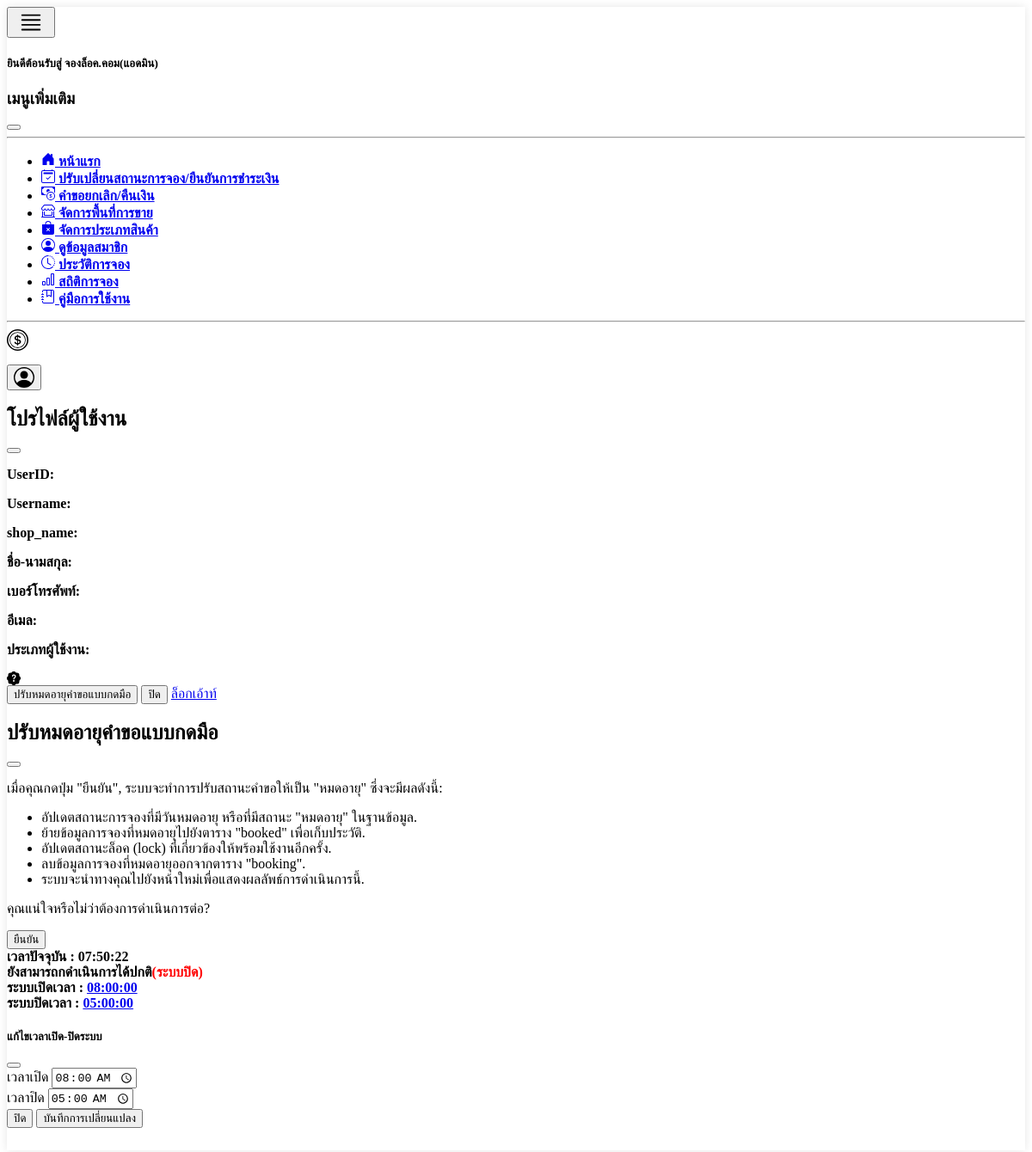
Page /admin/admin_nav.php on the earlier database version.
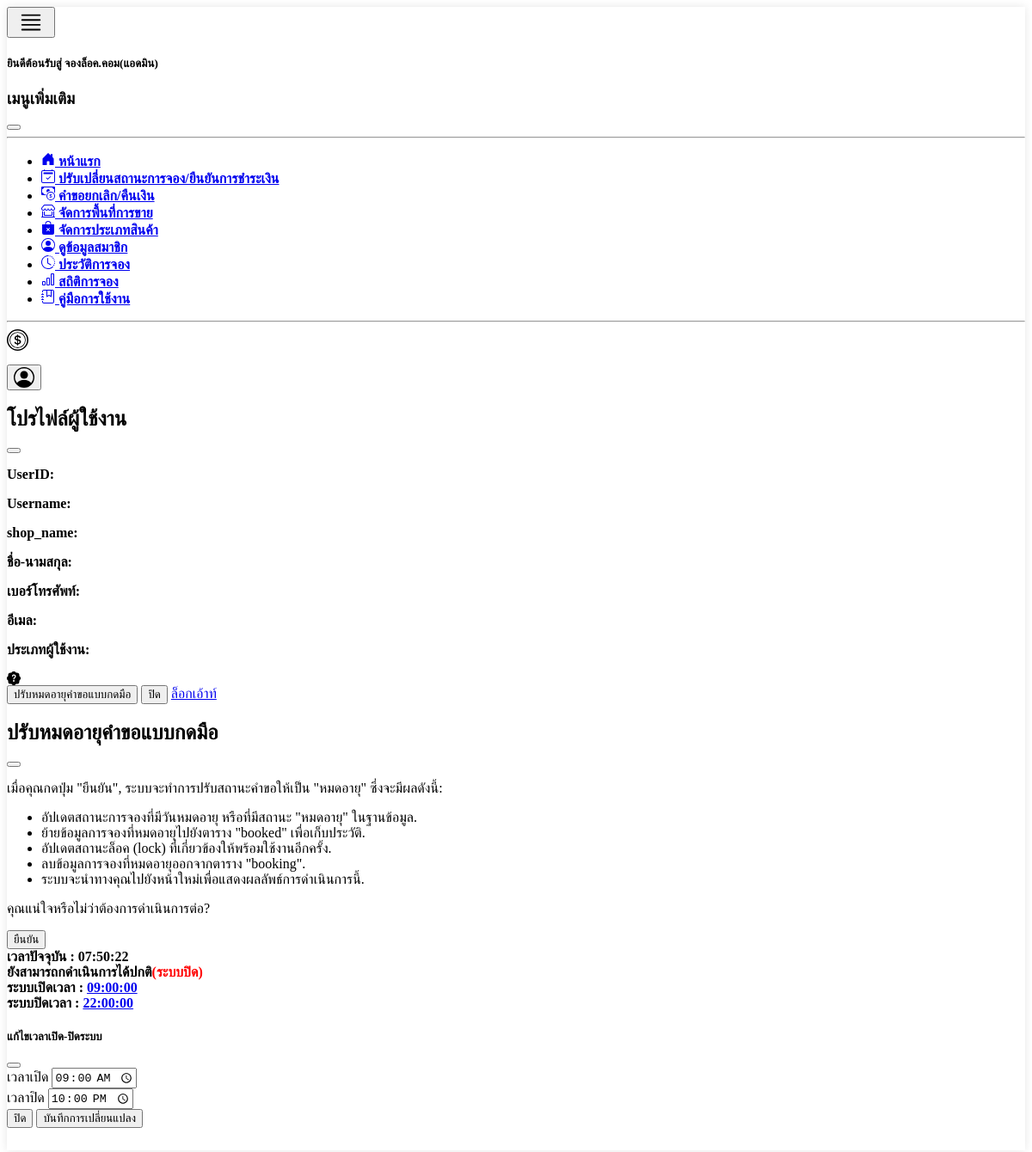
Same page on the later database version.
### tables this page shows
CREATE TABLE `operating_hours` (
  `id` int(11) NOT NULL,
  `opening_time` time NOT NULL,
  `closing_time` time NOT NULL
);

### admin/admin_nav.php (the view, shortened to what the changed rows need)
<nav class="row g-2 bgcolor">
    <div class="col-12 d-flex justify-content-between px-5 py-3">
        <div class="modal fade" id="ProfileModal" tabindex="-1" aria-labelledby="ProfileModalLabel" aria-hidden="true">
            <div class="modal-dialog">
                <div class="modal-content">
                    <div class="modal-header">
                        <h1 class="modal-title fs-5" id="ProfileModalLabel"><strong>โปรไฟล์ผู้ใช้งาน</strong></h1>
                    </div>
                </div>
            </div>
        </div>
    </div>
    <div class="modal fade" id="ManulExpiredModal" tabindex="-1" aria-labelledby="ManulExpiredModalLabel" aria-hidden="true">
        <div class="modal-dialog">
            <div class="modal-content">
                <div class="modal-header">
                    <h1 class="modal-title fs-5" id="ManulExpiredModalLabel"><strong>ปรับหมดอายุคำขอแบบกดมือ</strong></h1>
                </div>
            </div>
        </div>
    </div>
    <?php
    require("../condb.php");
    $sql_time = "SELECT opening_time, closing_time FROM operating_hours LIMIT 1";
    $result = $conn->query($sql_time);
    $row_time = $result->fetch_assoc();
    $openingTime = $row_time['opening_time'];
    $closingTime = $row_time['closing_time'];
    ?>
    <div class="col-12 d-flex justify-content-between px-5">
        <strong>
            <div id="opening_time">ระบบเปิดเวลา : <a href="#" data-bs-toggle="modal" data-bs-target="#editTimeModal"><?php echo $openingTime; ?></a></div>
            <div id="closing_time">ระบบปิดเวลา : <a href="#" data-bs-toggle="modal" data-bs-target="#editTimeModal"><?php echo $closingTime; ?></a></div>
        </strong>
    </div>
    <div class="modal fade" id="editTimeModal" tabindex="-1" aria-labelledby="editTimeModalLabel" aria-hidden="true">
        <div class="modal-dialog">
            <div class="modal-content">
                <form id="updateTimeForm">
                    <div class="modal-body">
                        <div class="mb-3">
                            <label for="openingTime" class="form-label">เวลาเปิด</label>
                            <input type="time" class="form-control" id="openingTime" name="opening_time" value="<?php echo $openingTime; ?>" required>
                        </div>
                        <div class="mb-3">
                            <label for="closingTime" class="form-label">เวลาปิด</label>
                            <input type="time" class="form-control" id="closingTime" name="closing_time" value="<?php echo $closingTime; ?>" required>
                        </div>
                    </div>
                </form>
            </div>
        </div>
    </div>
</nav>

Differences in the rows shown:
changed operating_hours: opening_time "08:00:00" → "09:00:00"; closing_time "05:00:00" → "22:00:00"
